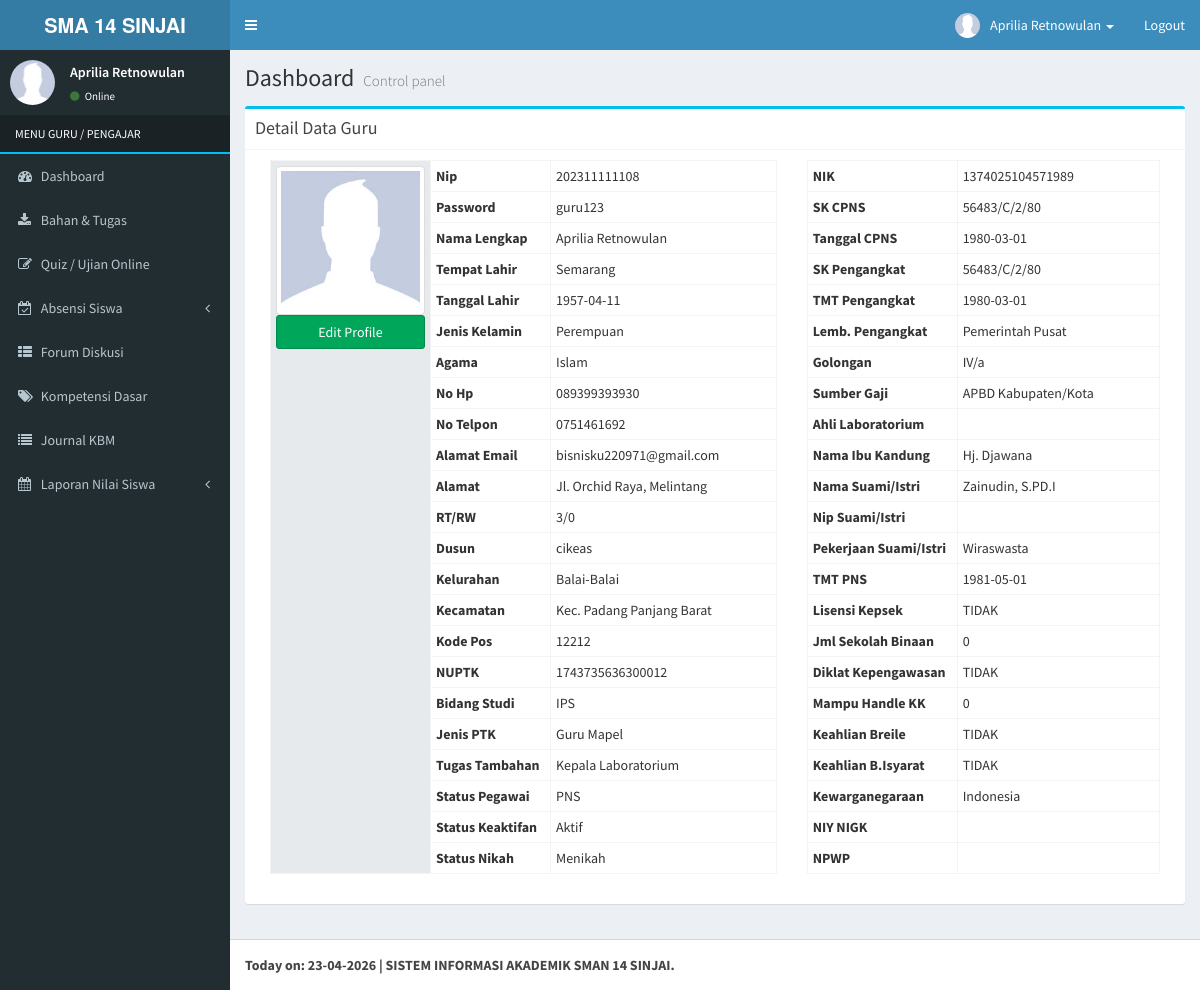
The app's page /index.php?view=guru&act=detailguru&id=202311111108 (signed in) with its own data.
### tables this page shows
CREATE TABLE `rb_guru` (
  `nip` varchar(30) NOT NULL,
  `password` varchar(255) NOT NULL,
  `nama_guru` varchar(150) NOT NULL,
  `id_jenis_kelamin` int(5) NOT NULL,
  `tempat_lahir` varchar(150) NOT NULL,
  `tanggal_lahir` date NOT NULL,
  `nik` varchar(50) NOT NULL,
  `niy_nigk` varchar(50) NOT NULL,
  `nuptk` varchar(50) NOT NULL,
  `id_status_kepegawaian` int(5) NOT NULL,
  `id_jenis_ptk` int(5) NOT NULL,
  `pengawas_bidang_studi` varchar(150) NOT NULL,
  `id_agama` int(5) NOT NULL,
  `alamat_jalan` varchar(255) NOT NULL,
  `rt` varchar(5) NOT NULL,
  `rw` varchar(5) NOT NULL,
  `nama_dusun` varchar(100) NOT NULL,
  `desa_kelurahan` varchar(100) NOT NULL,
  `kecamatan` varchar(100) NOT NULL,
  `kode_pos` int(10) NOT NULL,
  `telepon` varchar(15) NOT NULL,
  `hp` varchar(15) NOT NULL,
  `email` varchar(150) NOT NULL,
  `tugas_tambahan` varchar(100) NOT NULL,
  `id_status_keaktifan` int(5) NOT NULL,
  `sk_cpns` varchar(150) NOT NULL,
  `tanggal_cpns` date NOT NULL,
  `sk_pengangkatan` varchar(150) NOT NULL,
  `tmt_pengangkatan` date NOT NULL,
  `lembaga_pengangkatan` varchar(150) NOT NULL,
  `id_golongan` int(5) NOT NULL,
  `keahlian_laboratorium` varchar(150) NOT NULL,
  `sumber_gaji` varchar(150) NOT NULL,
  `nama_ibu_kandung` varchar(100) NOT NULL,
  `id_status_pernikahan` int(5) NOT NULL,
  `nama_suami_istri` varchar(100) NOT NULL,
  `nip_suami_istri` varchar(30) NOT NULL,
  `pekerjaan_suami_istri` varchar(100) NOT NULL,
  `tmt_pns` date NOT NULL,
  `lisensi_kepsek` varchar(20) NOT NULL,
  `jumlah_sekolah_binaan` int(5) NOT NULL,
  `diklat_kepengawasan` varchar(20) NOT NULL,
  `mampu_handle_kk` varchar(20) NOT NULL,
  `keahlian_breile` varchar(20) NOT NULL,
  `keahlian_bahasa_isyarat` varchar(20) NOT NULL,
  `npwp` varchar(50) NOT NULL,
  `kewarganegaraan` varchar(50) NOT NULL,
  `foto` varchar(255) NOT NULL
);

CREATE TABLE `rb_jenis_kelamin` (
  `id_jenis_kelamin` int(5) NOT NULL,
  `jenis_kelamin` varchar(50) NOT NULL
);

CREATE TABLE `rb_agama` (
  `id_agama` int(5) NOT NULL,
  `nama_agama` varchar(100) NOT NULL
);

CREATE TABLE `rb_jenis_ptk` (
  `id_jenis_ptk` int(5) NOT NULL,
  `jenis_ptk` varchar(100) NOT NULL,
  `keterangan` text NOT NULL
);

CREATE TABLE `rb_status_kepegawaian` (
  `id_status_kepegawaian` int(5) NOT NULL,
  `status_kepegawaian` varchar(255) NOT NULL,
  `keterangan` text NOT NULL
);

CREATE TABLE `rb_status_keaktifan` (
  `id_status_keaktifan` int(5) NOT NULL,
  `nama_status_keaktifan` varchar(255) NOT NULL,
  `keterangan` text NOT NULL
);

CREATE TABLE `rb_status_pernikahan` (
  `id_status_pernikahan` int(5) NOT NULL,
  `status_pernikahan` varchar(150) NOT NULL,
  `keterangan` text NOT NULL
);

CREATE TABLE `rb_golongan` (
  `id_golongan` int(5) NOT NULL,
  `nama_golongan` varchar(150) NOT NULL,
  `keterangan` text NOT NULL
);

### application/master_guru.php (the view, shortened to what this page needs)
<?php if ($_GET[act]==''){ ?>
            <div class="col-xs-12">
              <div class="box">
                <div class="box-header">
                  <a class="btn btn-warning btn-sm">Semua Data Guru</a>
                  <?php if($_SESSION[level]!='kepala'){ ?>
                  <a class='pull-right btn btn-primary btn-sm' href='index.php?view=guru&act=tambahguru'>Tambahkan Data Guru</a>
                  <?php } ?>
                </div>
                <div class="box-body">
                  <table id="example1" class="table table-bordered table-striped">
                    <thead>
                      <tr>
                        <th>No</th>
                        <th>NIP</th>
                        <th>Nama Lengkap</th>
                        <th>Jenis Kelamin</th>
                        <th>No Telpon</th>
                        <th>Status Pegawai</th>
                        <th>Jenis PTK</th>
                        <th>Action</th>
                      </tr>
                    </thead>
                    <tbody>
                  <?php
                    $tampil = mysql_query("SELECT * FROM rb_guru a
                                          LEFT JOIN rb_jenis_kelamin b ON a.id_jenis_kelamin=b.id_jenis_kelamin
                                            LEFT JOIN rb_status_kepegawaian c ON a.id_status_kepegawaian=c.id_status_kepegawaian
                                              LEFT JOIN rb_jenis_ptk d ON a.id_jenis_ptk=d.id_jenis_ptk
                                              ORDER BY a.nip DESC");
                    $no = 1;
                    while($r=mysql_fetch_array($tampil)){
                    $tanggal = tgl_indo($r[tgl_posting]);
                    echo "<tr><td>$no</td>
                              <td>$r[nip]</td>
                              <td>$r[nama_guru]</td>
                              <td>$r[jenis_kelamin]</td>
                              <td>$r[hp]</td>
                              <td>$r[status_kepegawaian]</td>
                              <td>$r[jenis_ptk]</td>";
                              if($_SESSION[level]!='kepala'){
                        echo "<td><center>
                                <a class='btn btn-info btn-xs' title='Lihat Detail' href='?view=guru&act=detailguru&id=$r[nip]'><span class='glyphicon glyphicon-search'></span></a>
                                <a class='btn btn-success btn-xs' title='Edit Data' href='?view=guru&act=editguru&id=$r[nip]'><span class='glyphicon glyphicon-edit'></span></a>
                                <a class='btn btn-danger btn-xs' title='Delete Data' href='?view=guru&hapus=$r[nip]'><span class='glyphicon glyphicon-remove'></span></a>
                              </center></td>";
                              }else{
                                echo "<td><center>
                                <a class='btn btn-info btn-xs' title='Lihat Detail' href='?view=guru&act=detailguru&id=$r[nip]'><span class='glyphicon glyphicon-search'></span></a>
                              </center></td>";
                              }
                            echo "</tr>";
                      $no++;
                      }
                      if (isset($_GET[hapus])){
                          mysql_query("DELETE FROM rb_guru where nip='$_GET[hapus]'");
                          echo "<script>document.location='index.php?view=guru';</script>";
                      }
                  ?>
                    </tbody>
                  </table>
                </div>
              </div>
            </div>
<?php
}elseif($_GET[act]=='detailguru'){
    $detail = mysql_query("SELECT a.*, b.jenis_kelamin, c.status_kepegawaian, d.jenis_ptk, e.nama_agama, f.nama_status_keaktifan, g.nama_golongan, h.status_pernikahan
                                FROM rb_guru a LEFT JOIN rb_jenis_kelamin b ON a.id_jenis_kelamin=b.id_jenis_kelamin
                                  LEFT JOIN rb_status_kepegawaian c ON a.id_status_kepegawaian=c.id_status_kepegawaian
                                    LEFT JOIN rb_jenis_ptk d ON a.id_jenis_ptk=d.id_jenis_ptk
                                      LEFT JOIN rb_agama e ON a.id_agama=e.id_agama
                                        LEFT JOIN rb_status_keaktifan f ON a.id_status_keaktifan=f.id_status_keaktifan
                                          LEFT JOIN rb_golongan g ON a.id_golongan=g.id_golongan
                                            LEFT JOIN rb_status_pernikahan h ON a.id_status_pernikahan=h.id_status_pernikahan
                                              where a.nip='$_GET[id]'");
    $s = mysql_fetch_array($detail);
    echo "<div class='col-md-12'>
              <div class='box box-info'>
                <div class='box-header with-border'>
                  <h3 class='box-title'>Detail Data Guru</h3>
                </div>
              <div class='box-body'>
              <form method='POST' class='form-horizontal' action='' enctype='multipart/form-data'>
                <div class='col-md-7'>
                  <table class='table table-condensed table-bordered'>
                  <tbody>
                    <input type='hidden' name='id' value='$s[nip]'>
                    <tr><th style='background-color:#E7EAEC' width='160px' rowspan='25'>";
                        if (trim($s[foto])==''){
                          echo "<img class='img-thumbnail' style='width:155px' src='foto_siswa/no-image.jpg'>";
                        }else{
                          echo "<img class='img-thumbnail' style='width:155px' src='foto_pegawai/$s[foto]'>";
                        }
                      if($_SESSION[level]!='kepala'){
                        echo "<a href='index.php?view=guru&act=editguru&id=$_GET[id]' class='btn btn-success btn-block'>Edit Profile</a>";
                      }
                        echo "</th>
                    </tr>
                    <tr><th width='120px' scope='row'>Nip</th>      <td>$s[nip]</td></tr>
                    <tr><th scope='row'>Password</th>               <td>$s[password]</td></tr>
                    <tr><th scope='row'>Nama Lengkap</th>           <td>$s[nama_guru]</td></tr>
                    <tr><th scope='row'>Tempat Lahir</th>           <td>$s[tempat_lahir]</td></tr>
                    <tr><th scope='row'>Tanggal Lahir</th>          <td>$s[tanggal_lahir]</td></tr>
                    <tr><th scope='row'>Jenis Kelamin</th>          <td>$s[jenis_kelamin]</td></tr>
                    <tr><th scope='row'>Agama</th>                  <td>$s[nama_agama]</td></tr>
                    <tr><th scope='row'>No Hp</th>                  <td>$s[hp]</td></tr>
                    <tr><th scope='row'>No Telpon</th>              <td>$s[telepon]</td></tr>
                    <tr><th scope='row'>Alamat Email</th>           <td>$s[email]</td></tr>
                    <tr><th scope='row'>Alamat</th>                 <td>$s[alamat_jalan]</td></tr>
                    <tr><th scope='row'>RT/RW</th>                  <td>$s[rt]/$s[rw]</td></tr>
                    <tr><th scope='row'>Dusun</th>                  <td>$s[nama_dusun]</td></tr>
                    <tr><th scope='row'>Kelurahan</th>              <td>$s[desa_kelurahan]</td></tr>
                    <tr><th scope='row'>Kecamatan</th>              <td>$s[kecamatan]</td></tr>
                    <tr><th scope='row'>Kode Pos</th>               <td>$s[kode_pos]</td></tr>
                    <tr><th scope='row'>NUPTK</th>                  <td>$s[nuptk]</td></tr>
                    <tr><th scope='row'>Bidang Studi</th>           <td>$s[pengawas_bidang_studi]</td></tr>
                    <tr><th scope='row'>Jenis PTK</th>              <td>$s[jenis_ptk]</td></tr>
                    <tr><th scope='row'>Tugas Tambahan</th>         <td>$s[tugas_tambahan]</td></tr>
                    <tr><th scope='row'>Status Pegawai</th>         <td>$s[status_kepegawaian]</td></tr>
                    <tr><th scope='row'>Status Keaktifan</th>       <td>$s[nama_status_keaktifan]</td></tr>
                    <tr><th scope='row'>Status Nikah</th>           <td>$s[status_pernikahan]</td></tr>
                  </tbody>
                  </table>
                </div>
                <div class='col-md-5'>
                  <table class='table table-condensed table-bordered'>
                  <tbody>
                    <tr><th width='150px' scope='row'>NIK</th>      <td>$s[nik]</td></tr>
                    <tr><th scope='row'>SK CPNS</th>                <td>$s[sk_cpns]</td></tr>
                    <tr><th scope='row'>Tanggal CPNS</th>           <td>$s[tanggal_cpns]</td></tr>
                    <tr><th scope='row'>SK Pengangkat</th>          <td>$s[sk_pengangkatan]</td></tr>
                    <tr><th scope='row'>TMT Pengangkat</th>         <td>$s[tmt_pengangkatan]</td></tr>
                    <tr><th scope='row'>Lemb. Pengangkat</th>       <td>$s[lembaga_pengangkatan]</td></tr>
                    <tr><th scope='row'>Golongan</th>               <td>$s[nama_golongan]</td></tr>
                    <tr><th scope='row'>Sumber Gaji</th>            <td>$s[sumber_gaji]</td></tr>
                    <tr><th scope='row'>Ahli Laboratorium</th>  <td>$s[keahlian_laboratorium]</td></tr>
                    <tr><th scope='row'>Nama Ibu Kandung</th>            <td>$s[nama_ibu_kandung]</td></tr>
                    <tr><th scope='row'>Nama Suami/Istri</th>            <td>$s[nama_suami_istri]</td></tr>
                    <tr><th scope='row'>Nip Suami/Istri</th>            <td>$s[nip_suami_istri]</td></tr>
                    <tr><th scope='row'>Pekerjaan Suami/Istri</th>            <td>$s[pekerjaan_suami_istri]</td></tr>
                    <tr><th scope='row'>TMT PNS</th>            <td>$s[tmt_pns]</td></tr>
                    <tr><th scope='row'>Lisensi Kepsek</th>            <td>$s[lisensi_kepsek]</td></tr>
                    <tr><th scope='row'>Jml Sekolah Binaan</th>            <td>$s[jumlah_sekolah_binaan]</td></tr>
                    <tr><th scope='row'>Diklat Kepengawasan</th>            <td>$s[diklat_kepengawasan]</td></tr>
                    <tr><th scope='row'>Mampu Handle KK</th>            <td>$s[mampu_handle_kk]</td></tr>
                    <tr><th scope='row'>Keahlian Breile</th>            <td>$s[keahlian_breile]</td></tr>
                    <tr><th scope='row'>Keahlian B.Isyarat</th>            <td>$s[keahlian_bahasa_isyarat]</td></tr>
                    <tr><th scope='row'>Kewarganegaraan</th>            <td>$s[kewarganegaraan]</td></tr>
                    <tr><th scope='row'>NIY NIGK</th>            <td>$s[niy_nigk]</td></tr>
                    <tr><th scope='row'>NPWP</th>                   <td>$s[npwp]</td></tr>
                  </tbody>
                  </table>
                </div>
              </div>
            </div>";
}
?>

### main-header.php (shortened to what this page needs)
<a href="index.php" class="logo">
  <span class="logo-lg"><b>SMA 14 SINJAI</b></span>
</a>
<nav class="navbar navbar-static-top" role="navigation">
  <a href="#" class="sidebar-toggle" data-toggle="offcanvas" role="button">
  </a>
  <div class="navbar-custom-menu">
    <ul class="nav navbar-nav">
      <li class="dropdown user user-menu">
        <a href="#" class="dropdown-toggle" data-toggle="dropdown">
          <img src="<?php echo $foto; ?>" class="user-image" alt="User Image">
          <span class="hidden-xs"><?php echo $nama; ?></span> <span class='caret'></span>
        </a>
      </li>
      <li><a href="logout.php" >Logout</a></li>
    </ul>
  </div>
</nav>

### menu-guru.php (shortened to what this page needs)
<section class="sidebar">
          <div class="user-panel">
            <div class="pull-left image">
              <img src="<?php echo $foto; ?>" class="img-circle" alt="User Image">
            </div>
            <div class="pull-left info">
              <p><?php echo $nama; ?></p>
              <a href="#"><i class="fa fa-circle text-success"></i> Online</a>
            </div>
          </div>
          <ul class="sidebar-menu">
            <li class="header" style='color:#fff; text-transform:uppercase; border-bottom:2px solid #00c0ef'>MENU <?php echo $level; ?></li>
            <li><a href="index.php"><i class="fa fa-dashboard"></i> <span>Dashboard</span></a></li>
            <li><a href="index.php?view=bahantugas&act=listbahantugasguru"><i class="fa fa-download"></i> <span>Bahan & Tugas</span></a></li>
            <li><a href="index.php?view=soal&act=detailguru"><i class="fa fa-pencil-square-o"></i> <span>Quiz / Ujian Online</span></a></li>
            <li class="treeview">
              <a href="#"><i class="fa fa-calendar-check-o"></i> <span>Absensi Siswa</span><i class="fa fa-angle-left pull-right"></i></a>
            </li>
            <li><a href="index.php?view=forum&act=detailguru"><i class="fa fa-th-list"></i> <span>Forum Diskusi</span></a></li>
            <li><a href="index.php?view=kompetensiguru"><i class="fa fa-tags"></i> <span>Kompetensi Dasar</span></a></li>
            <li><a href="index.php?view=journalguru"><i class="fa fa-list"></i> <span>Journal KBM</span></a></li>
            <li class="treeview">
              <a href="#"><i class="fa fa-calendar"></i> <span>Laporan Nilai Siswa</span><i class="fa fa-angle-left pull-right"></i></a>
            </li>
          </ul>
        </section>

### records on screen
rb_guru: nama_guru "Aprilia Retnowulan", nip "202311111108", password "guru123", tempat_lahir "Semarang", tanggal_lahir "1957-04-11", id_jenis_kelamin.jenis_kelamin "Perempuan", id_agama.nama_agama "Islam", hp "089399393930", telepon "0751461692", email "bisnisku220971@gmail.com", alamat_jalan "Jl. Orchid Raya, Melintang", rt "3", rw "0", nama_dusun "cikeas", desa_kelurahan "Balai-Balai", kecamatan "Kec. Padang Panjang Barat", kode_pos "12212", nuptk "1743735636300012", pengawas_bidang_studi "IPS", id_jenis_ptk.jenis_ptk "Guru Mapel", tugas_tambahan "Kepala Laboratorium", id_status_kepegawaian.status_kepegawaian "PNS", id_status_keaktifan.nama_status_keaktifan "Aktif", id_status_pernikahan.status_pernikahan "Menikah", nik "1374025104571989", sk_cpns "56483/C/2/80", tanggal_cpns "1980-03-01", sk_pengangkatan "56483/C/2/80", tmt_pengangkatan "1980-03-01", lembaga_pengangkatan "Pemerintah Pusat", id_golongan.nama_golongan "IV/a", sumber_gaji "APBD Kabupaten/Kota", nama_ibu_kandung "Hj. Djawana", nama_suami_istri "Zainudin, S.PD.I", pekerjaan_suami_istri "Wiraswasta", tmt_pns "1981-05-01", lisensi_kepsek "TIDAK", jumlah_sekolah_binaan "0", diklat_kepengawasan "TIDAK", mampu_handle_kk "0", keahlian_breile "TIDAK", keahlian_bahasa_isyarat "TIDAK", kewarganegaraan "Indonesia"

### other values on screen
$level "GURU / PENGAJAR"
